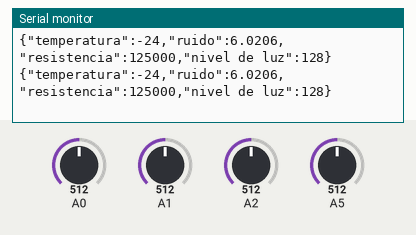
This sketch was run on a simulated Arduino Uno, built with avr-gcc and run on an emulated ATmega328P. On the bench: the last lines printed to the serial monitor. The inputs (shaded band) are chosen by the test bench; at power-on: A5 = 512, A0 = 512, A1 = 512, A2 = 512.

Above: at 1.8 s.
1.9 s: A5 set to 217
At 2.9 s:
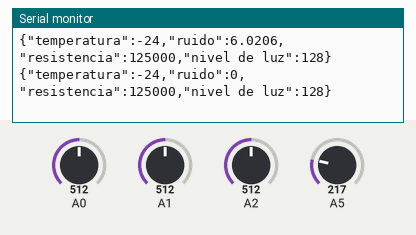
3.4 s: A5 set to 197
At 4.9 s:
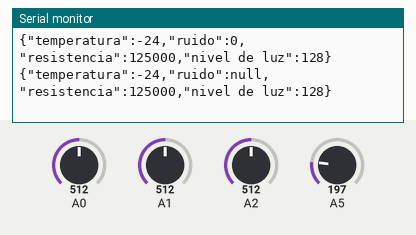

The sketch:

print_json_example.ino
```cpp
#include <ArduinoJson.h>
float ruido;
float temp;
float nluz;
float pot;
char buffer[20];

void setup(){
  Serial.begin(9600);    // Iniciamos la puerta serie
}

void loop(){
  ruido = 20 * log10(analogRead(A5)*5/1024) ;
  temp = analogRead(A0)*5000*10/ 1024;
  nluz = analogRead(A1)/4;
  pot = analogRead(A2)*250000/1024;

  StaticJsonDocument<200> doc;
  doc["temperatura"] = temp;
  doc["ruido"] = ruido;
  doc["resistencia"] = pot;
  doc["nivel de luz"] = nluz;

  String jsonString;
  serializeJson(doc, jsonString);
  Serial.println(jsonString);
  //serializeJson(doc, Serial);
  delay(1000);
}
```

Measured:
- the behaviour switches between 205 and 204 on A5 (found by bisection; images 1 and 2)
- after the input at 1.9 s, the serial monitor: prints a new line after 0.14 s (image 1)
- after the input at 3.4 s, the serial monitor: prints a new line after 0.66 s (image 2)
